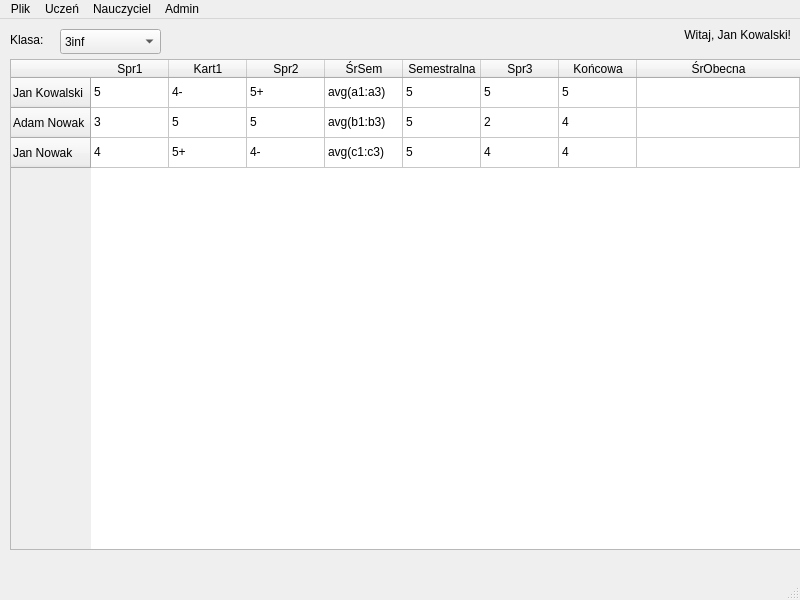
<?xml version="1.0" encoding="UTF-8"?>
<ui version="4.0">
 <class>MainWindow</class>
 <widget class="QMainWindow" name="MainWindow">
  <property name="geometry">
   <rect>
    <x>0</x>
    <y>0</y>
    <width>800</width>
    <height>600</height>
   </rect>
  </property>
  <property name="windowTitle">
   <string>Dziennik</string>
  </property>
  <widget class="QWidget" name="centralwidget">
   <widget class="QLabel" name="label">
    <property name="geometry">
     <rect>
      <x>10</x>
      <y>10</y>
      <width>51</width>
      <height>21</height>
     </rect>
    </property>
    <property name="text">
     <string>Klasa:</string>
    </property>
   </widget>
   <widget class="QComboBox" name="comboBox">
    <property name="geometry">
     <rect>
      <x>60</x>
      <y>10</y>
      <width>101</width>
      <height>25</height>
     </rect>
    </property>
    <item>
     <property name="text">
      <string>3inf</string>
     </property>
    </item>
   </widget>
   <widget class="QLabel" name="label_2">
    <property name="geometry">
     <rect>
      <x>530</x>
      <y>0</y>
      <width>261</width>
      <height>31</height>
     </rect>
    </property>
    <property name="text">
     <string>Witaj, Jan Kowalski!</string>
    </property>
    <property name="alignment">
     <set>Qt::AlignRight|Qt::AlignTrailing|Qt::AlignVCenter</set>
    </property>
   </widget>
   <widget class="QTableWidget" name="tableWidget">
    <property name="geometry">
     <rect>
      <x>10</x>
      <y>40</y>
      <width>791</width>
      <height>491</height>
     </rect>
    </property>
    <attribute name="horizontalHeaderDefaultSectionSize">
     <number>78</number>
    </attribute>
    <attribute name="horizontalHeaderStretchLastSection">
     <bool>true</bool>
    </attribute>
    <attribute name="verticalHeaderCascadingSectionResizes">
     <bool>false</bool>
    </attribute>
    <attribute name="verticalHeaderStretchLastSection">
     <bool>false</bool>
    </attribute>
    <row>
     <property name="text">
      <string>Jan Kowalski</string>
     </property>
    </row>
    <row>
     <property name="text">
      <string>Adam Nowak</string>
     </property>
    </row>
    <row>
     <property name="text">
      <string>Jan Nowak</string>
     </property>
    </row>
    <column>
     <property name="text">
      <string>Spr1</string>
     </property>
    </column>
    <column>
     <property name="text">
      <string>Kart1</string>
     </property>
    </column>
    <column>
     <property name="text">
      <string>Spr2</string>
     </property>
    </column>
    <column>
     <property name="text">
      <string>ŚrSem</string>
     </property>
    </column>
    <column>
     <property name="text">
      <string>Semestralna</string>
     </property>
    </column>
    <column>
     <property name="text">
      <string>Spr3</string>
     </property>
    </column>
    <column>
     <property name="text">
      <string>Końcowa</string>
     </property>
    </column>
    <column>
     <property name="text">
      <string>ŚrObecna</string>
     </property>
    </column>
    <item row="0" column="0">
     <property name="text">
      <string>5</string>
     </property>
    </item>
    <item row="0" column="1">
     <property name="text">
      <string>4-</string>
     </property>
    </item>
    <item row="0" column="2">
     <property name="text">
      <string>5+</string>
     </property>
    </item>
    <item row="0" column="3">
     <property name="text">
      <string>avg(a1:a3)</string>
     </property>
    </item>
    <item row="0" column="4">
     <property name="text">
      <string>5</string>
     </property>
    </item>
    <item row="0" column="5">
     <property name="text">
      <string>5</string>
     </property>
    </item>
    <item row="0" column="6">
     <property name="text">
      <string>5</string>
     </property>
    </item>
    <item row="0" column="7">
     <property name="text">
      <string/>
     </property>
    </item>
    <item row="1" column="0">
     <property name="text">
      <string>3</string>
     </property>
    </item>
    <item row="1" column="1">
     <property name="text">
      <string>5</string>
     </property>
    </item>
    <item row="1" column="2">
     <property name="text">
      <string>5</string>
     </property>
    </item>
    <item row="1" column="3">
     <property name="text">
      <string>avg(b1:b3)</string>
     </property>
    </item>
    <item row="1" column="4">
     <property name="text">
      <string>5</string>
     </property>
    </item>
    <item row="1" column="5">
     <property name="text">
      <string>2</string>
     </property>
    </item>
    <item row="1" column="6">
     <property name="text">
      <string>4</string>
     </property>
    </item>
    <item row="2" column="0">
     <property name="text">
      <string>4</string>
     </property>
    </item>
    <item row="2" column="1">
     <property name="text">
      <string>5+</string>
     </property>
    </item>
    <item row="2" column="2">
     <property name="text">
      <string>4-</string>
     </property>
    </item>
    <item row="2" column="3">
     <property name="text">
      <string>avg(c1:c3)</string>
     </property>
    </item>
    <item row="2" column="4">
     <property name="text">
      <string>5</string>
     </property>
    </item>
    <item row="2" column="5">
     <property name="text">
      <string>4</string>
     </property>
    </item>
    <item row="2" column="6">
     <property name="text">
      <string>4</string>
     </property>
    </item>
   </widget>
  </widget>
  <widget class="QMenuBar" name="menubar">
   <property name="geometry">
    <rect>
     <x>0</x>
     <y>0</y>
     <width>800</width>
     <height>22</height>
    </rect>
   </property>
   <widget class="QMenu" name="menuPlik">
    <property name="title">
     <string>Plik</string>
    </property>
    <addaction name="actionWyloguj_si"/>
    <addaction name="actionZamknij_program"/>
   </widget>
   <widget class="QMenu" name="menuNauczyciel">
    <property name="title">
     <string>Nauczyciel</string>
    </property>
    <addaction name="actionDodaj_sprawdzian"/>
    <addaction name="separator"/>
    <addaction name="actionDodaj_oceny"/>
    <addaction name="actionDodaj_wiele_ocen_2"/>
    <addaction name="separator"/>
    <addaction name="actionZmie_oceny_2"/>
   </widget>
   <widget class="QMenu" name="menuAdmin">
    <property name="title">
     <string>Admin</string>
    </property>
    <addaction name="actionDodaj_u_ytkownika"/>
    <addaction name="actionZmie_w_a_ciwo_ci_u_ytkownika"/>
    <addaction name="separator"/>
    <addaction name="actionDodaj_klas_2"/>
    <addaction name="actionZmie_w_a_ciwo_ci_klasy"/>
   </widget>
   <widget class="QMenu" name="menuUcze">
    <property name="title">
     <string>Uczeń</string>
    </property>
   </widget>
   <addaction name="menuPlik"/>
   <addaction name="menuUcze"/>
   <addaction name="menuNauczyciel"/>
   <addaction name="menuAdmin"/>
  </widget>
  <widget class="QStatusBar" name="statusbar"/>
  <action name="actionWyloguj_si">
   <property name="text">
    <string>Wyloguj się</string>
   </property>
  </action>
  <action name="actionZamknij_program">
   <property name="text">
    <string>Zamknij program</string>
   </property>
   <property name="shortcut">
    <string>Ctrl+W</string>
   </property>
  </action>
  <action name="actionDodaj_u_ytkownika">
   <property name="text">
    <string>Dodaj użytkownika</string>
   </property>
  </action>
  <action name="actionDodaj_klas">
   <property name="text">
    <string>Dodaj klasę</string>
   </property>
  </action>
  <action name="actionDodaj_sprawdzian">
   <property name="text">
    <string>Dodaj sprawdzian</string>
   </property>
  </action>
  <action name="actionDodaj_ocen">
   <property name="text">
    <string>Dodaj ocenę</string>
   </property>
  </action>
  <action name="actionDodaj_wiele_ocen">
   <property name="text">
    <string>Dodaj wiele ocen</string>
   </property>
  </action>
  <action name="actionZmie_oceny">
   <property name="text">
    <string>Zmień oceny</string>
   </property>
  </action>
  <action name="actionDodaj_oceny">
   <property name="text">
    <string>Dodaj ocenę</string>
   </property>
  </action>
  <action name="actionDodaj_wiele_ocen_2">
   <property name="text">
    <string>Dodaj wiele ocen</string>
   </property>
  </action>
  <action name="actionZmie_oceny_2">
   <property name="text">
    <string>Zmień oceny</string>
   </property>
  </action>
  <action name="actionZmie_w_a_ciwo_ci_u_ytkownika">
   <property name="text">
    <string>Zmień właściwości użytkownika</string>
   </property>
  </action>
  <action name="actionDodaj_klas_2">
   <property name="text">
    <string>Dodaj klasę</string>
   </property>
  </action>
  <action name="actionZmie_w_a_ciwo_ci_klasy">
   <property name="text">
    <string>Zmień właściwości klasy</string>
   </property>
  </action>
 </widget>
 <resources/>
 <connections/>
</ui>
